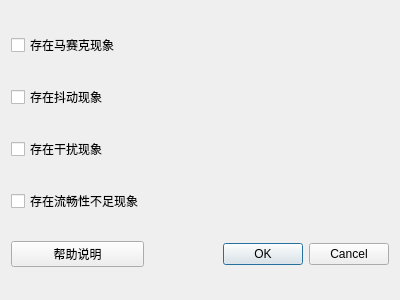
<?xml version="1.0" encoding="UTF-8"?>
<ui version="4.0">
 <class>SubjectTesting</class>
 <widget class="QDialog" name="SubjectTesting">
  <property name="geometry">
   <rect>
    <x>0</x>
    <y>0</y>
    <width>400</width>
    <height>300</height>
   </rect>
  </property>
  <property name="windowTitle">
   <string>Dialog</string>
  </property>
  <layout class="QGridLayout" name="gridLayout">
   <item row="0" column="0">
    <widget class="QCheckBox" name="cbx_masic">
     <property name="text">
      <string>存在马赛克现象</string>
     </property>
    </widget>
   </item>
   <item row="1" column="0">
    <widget class="QCheckBox" name="cbx_joggle">
     <property name="text">
      <string>存在抖动现象</string>
     </property>
    </widget>
   </item>
   <item row="2" column="0">
    <widget class="QCheckBox" name="cbx_distorb">
     <property name="text">
      <string>存在干扰现象</string>
     </property>
    </widget>
   </item>
   <item row="3" column="0">
    <widget class="QCheckBox" name="cbx_lackFluency">
     <property name="text">
      <string>存在流畅性不足现象</string>
     </property>
    </widget>
   </item>
   <item row="4" column="0">
    <widget class="QPushButton" name="btn_Help">
     <property name="text">
      <string>帮助说明</string>
     </property>
    </widget>
   </item>
   <item row="4" column="1">
    <widget class="QDialogButtonBox" name="buttonBox">
     <property name="orientation">
      <enum>Qt::Horizontal</enum>
     </property>
     <property name="standardButtons">
      <set>QDialogButtonBox::Cancel|QDialogButtonBox::Ok</set>
     </property>
    </widget>
   </item>
  </layout>
 </widget>
 <resources/>
 <connections>
  <connection>
   <sender>buttonBox</sender>
   <signal>accepted()</signal>
   <receiver>SubjectTesting</receiver>
   <slot>accept()</slot>
   <hints>
    <hint type="sourcelabel">
     <x>248</x>
     <y>254</y>
    </hint>
    <hint type="destinationlabel">
     <x>157</x>
     <y>274</y>
    </hint>
   </hints>
  </connection>
  <connection>
   <sender>buttonBox</sender>
   <signal>rejected()</signal>
   <receiver>SubjectTesting</receiver>
   <slot>reject()</slot>
   <hints>
    <hint type="sourcelabel">
     <x>316</x>
     <y>260</y>
    </hint>
    <hint type="destinationlabel">
     <x>286</x>
     <y>274</y>
    </hint>
   </hints>
  </connection>
 </connections>
</ui>
